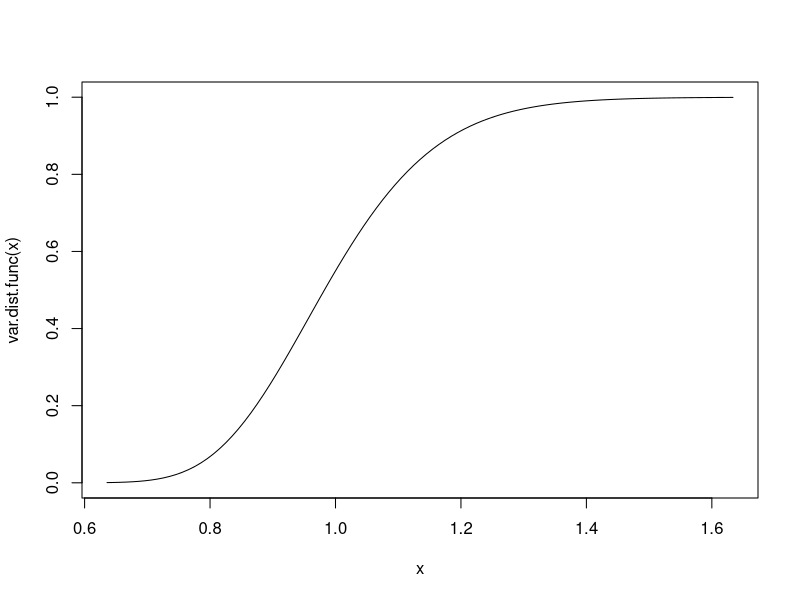
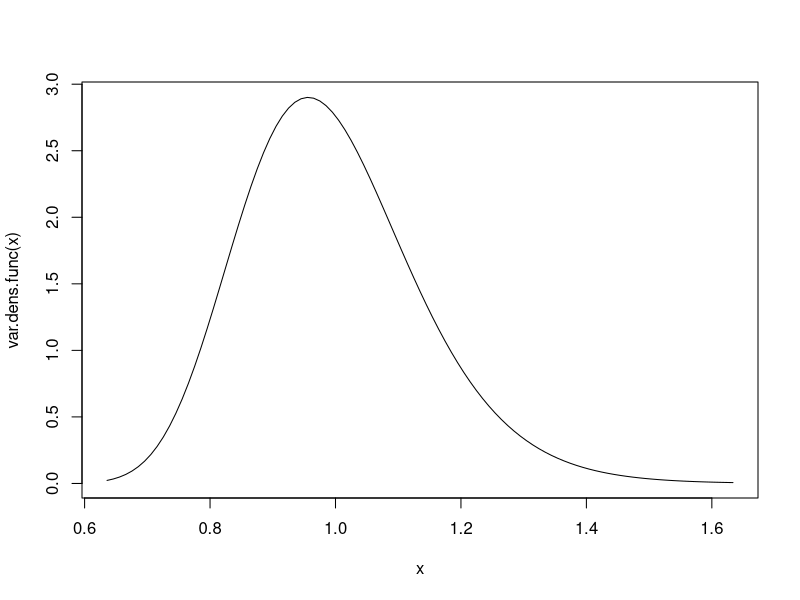
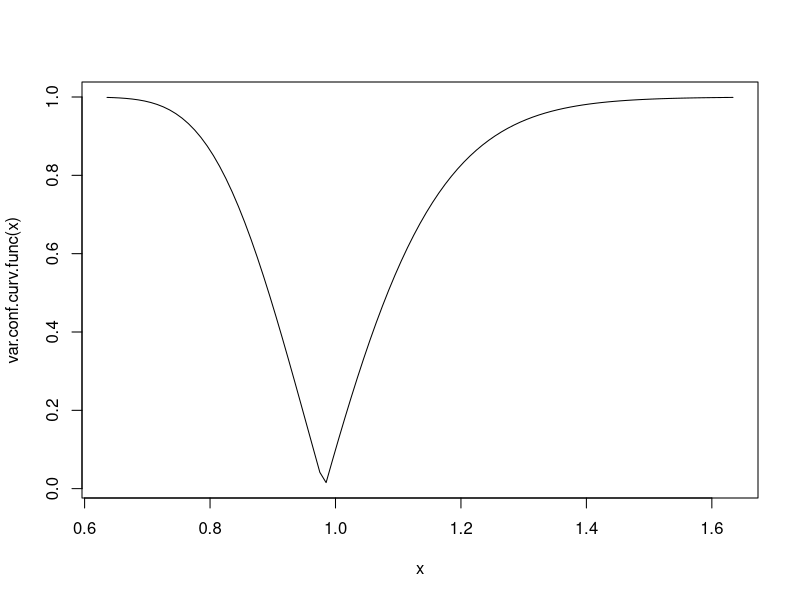
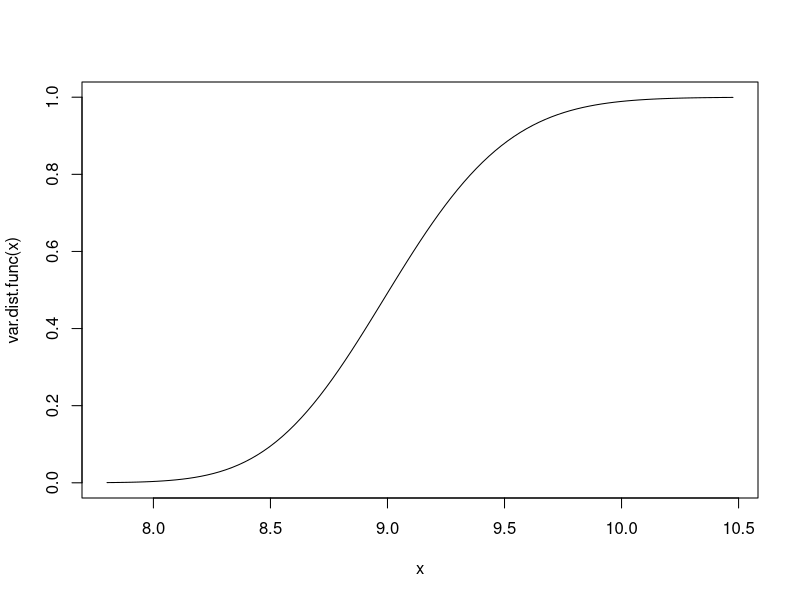
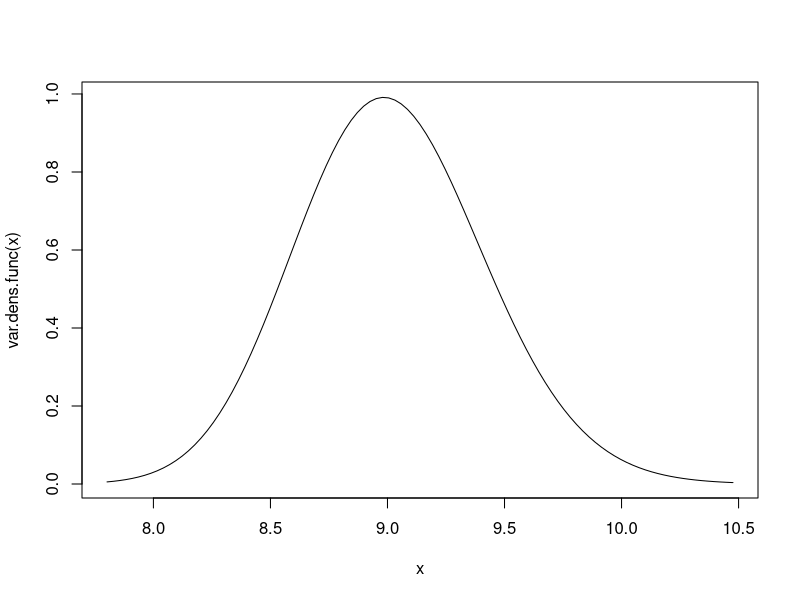
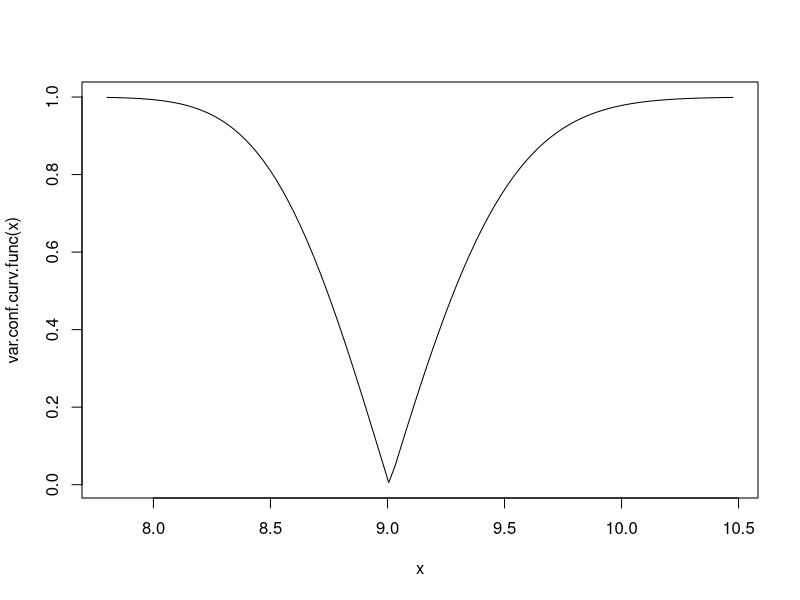

The R source for these figures, in order: (Note: this script raises an error after producing the figures.)
## ---- chunk 1
var.conf <- function (x, plot = TRUE) {
  
  n <- length(x)
  s.sq <- sd(x)^2
  
  
    
    var.dist.func <- function(var) 1-pchisq(((n-1)*s.sq)/var, df = (n-1))
    
    var.dens.func <- function(var) (((n-1)*s.sq)/(var^2))*dchisq(((n-1)*s.sq)/var, df = (n-1))
    
    var.conf.curv.func <- function(var) abs(2*(1-pchisq(((n-1)*s.sq)/var, df = (n-1)))-1)

    var.quantile.func <- function(p) ((n-1)*s.sq)/qchisq(1-p, df = n-1)


    
    x.list <- list(pconf = var.dist.func, dconf = var.dens.func, cconf = var.conf.curv.func, qconf = var.quantile.func)
    
    if (plot){
      crit.left <- ((n-1)*s.sq)/qchisq(0.9995, df = n-1)
      crit.right <- ((n-1)*s.sq)/qchisq(0.0005, df = n-1)
      exp.dist <- curve(var.dist.func, from = crit.left, to = crit.right)
      exp.dens <- curve(var.dens.func, from = crit.left, to = crit.right)
      exp.cc <- curve(var.conf.curv.func, from = crit.left, to = crit.right)
      }

}
## ---- chunk 2
gauss.rand.samp.1 <- rnorm(n=100)
## ---- chunk 3
var.conf(gauss.rand.samp.1)
## ---- chunk 4
gauss.rand.samp.2 <- rnorm(n=1000, mean = 10, sd = 3)

## ---- chunk 5
var.conf(gauss.rand.samp.2)
## ---- chunk 6
sd(weightchange$weightchange[weightchange$diet=="Low Carb"])^2
var.conf(weightchange$weightchange[weightchange$diet=="Low Carb"])
## ---- chunk 7
sd(weightchange$weightchange[weightchange$diet=="Low Fat"])^2
var.conf(weightchange$weightchange[weightchange$diet=="Low Fat"])
## ---- chunk 8
n <- 100
s.sq = 1

integrate(var.dens.func, lower = -Inf, upper = 1.000000001)

    var.dist.func <- function(var) 1-pchisq(((n-1)*s.sq)/var, df = (n-1))
    
    var.dens.func <- function(var) (((n-1)*s.sq)/(var^2))*dchisq(((n-1)*s.sq)/var, df = (n-1))
    
    area.var.dens <- function(u) integrate(var.dens.func, lower = -Inf, upper = u)
    
var.dist.func(1)
area.var.dens(1.0000000001)
## ---- chunk 9
var.quantile.func <- function(p) ((n-1)*s.sq)/qchisq(1-p, df = n-1)


var.quantile.func(.95)
var.dist.func(1.284941)
## ---- chunk 10
x <- c(1,2,3,4,5)
s.sq <- 2
n <-5


var.conf.curv.func <- function(var) abs(2*(1-pchisq(((n-1)*s.sq)/var, df = (n-1)))-1)

curve(var.conf.curv.func, from = 0, to = 5)
